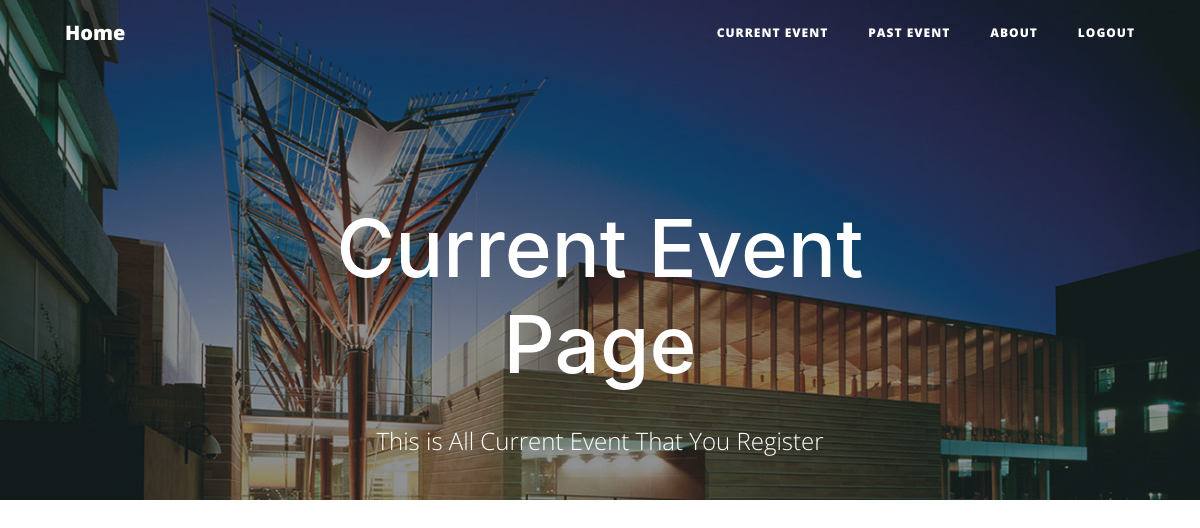
Before: /user_curr/ (signed in) with the older database file.
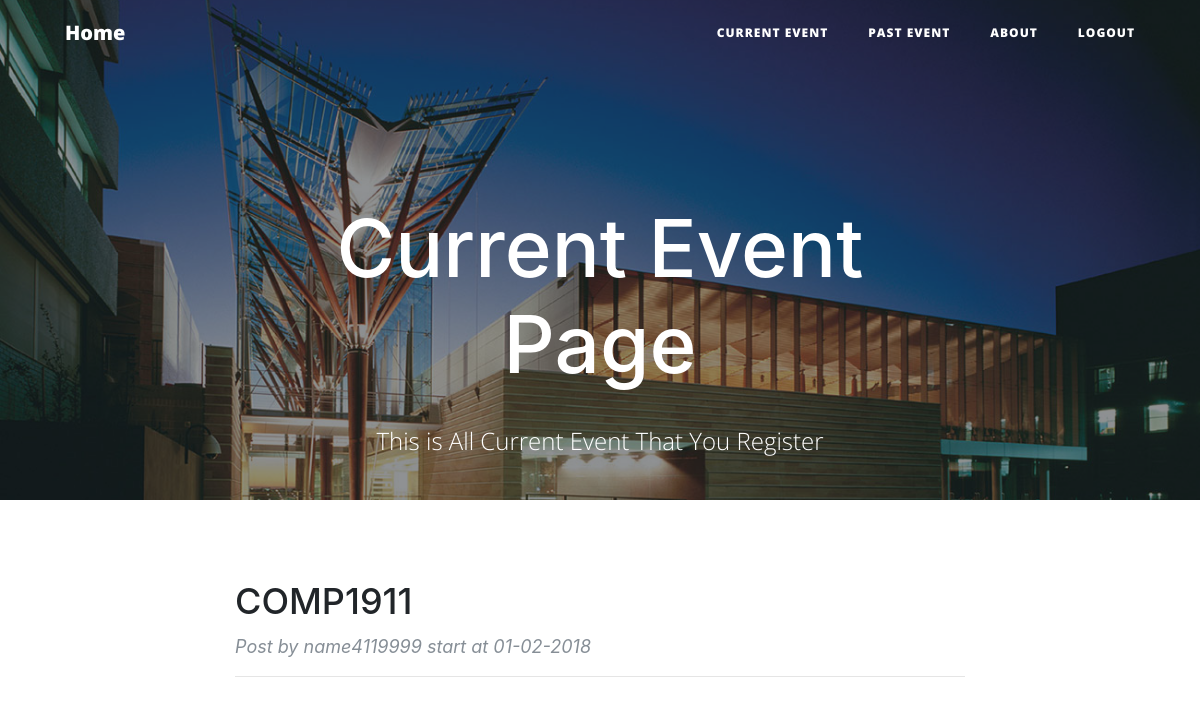
After: the same page with the newer database file.
### event.py (models this page shows, shortened)
class Event(db.Model):
    __tablename__ = 'events'
    event_id = db.Column(db.Integer, primary_key=True)
    title = db.Column(db.String(120))
    details = db.Column(db.UnicodeText)
    start = db.Column(db.String(80))
    end = db.Column(db.String(80))
    capacity = db.Column(db.Integer)
    status = db.Column(db.String(80))
    creater = db.Column(db.String(80))
    users = db.relationship('User',secondary=event_realation,
                            backref=db.backref('event_users_all', lazy='dynamic'))

### route.py (the view)
@app.route('/user_curr/')
@login_required
def user_curr():
    user = User.query.filter_by(zid = current_user.zid).one()
    return render_template('usercurr.html',regists = user.event_users_all.all())

### event.py (called while the page is built)
    @property
    def is_authenticated(self):
        return True

    @property
    def is_anonymous(self):
        return False

### server.py (called while the page is built)
@login_manager.user_loader
def load_user(user_id):
    return User.query.get(int(user_id))

### templates/usercurr.html
{% extends 'basedashboard.html' %}
{% block dash %}
<header class="masthead" style="background-image: url('{{ url_for('static',filename='asb-unsw-campus-53.jpg')}}'); width: auto; height:500px;">
    <div class="overlay"></div>
    <div class="container">
        <div class="row">
            <div class="col-lg-8 col-md-10 mx-auto">
                <div class="site-heading">
                    <h1>Current Event Page</h1>
                    <span class="subheading"></br>This is All Current Event That You Register</span>
                </div>
            </div>
        </div>
    </div>
</header>
<div class="container">
    <div class="row">
        <div class="col-lg-8 col-md-10 mx-auto">
            {% for event in regists %}
                {% if event.status == 'OPEN' %}
                    <div class="post-preview">
                        <a href="{{ url_for('user_info', eventId = event.event_id) }}">
                            <h2 class="post-title">
                                {{event.title}}
                            </h2>
                        </a>
                        <p class="post-meta">Post by {{ event.creater }} start at {{ event.start }}</p>
                    </div>
                    <hr>
                {% endif %}
            {% endfor %}
        </div>
    </div>
</div>
{% endblock %}

Changed rows visible on the page:
now on this page (row edited): Event: title "COMP1911", creater "name4119999", start "01-02-2018"
